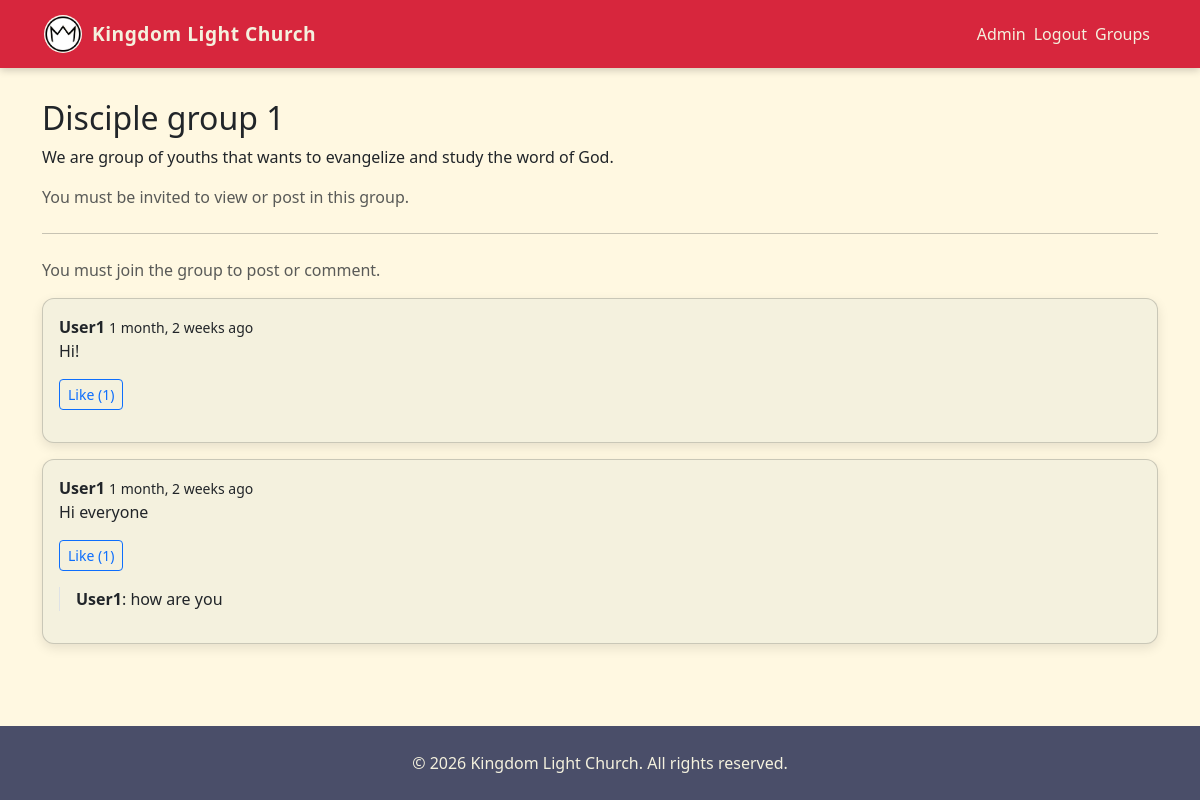
The app's page /groups/1/ (signed in) with its own data.
### engagement/models.py (models this page shows, shortened)
class Group(models.Model):
    GROUP_TYPES = [
        ("small", "Small Group"),           # leader invites
        ("ministrial", "Ministrial Group"), # admin appoints
    ]
    name = models.CharField(max_length=200)
    description = models.TextField(blank=True)
    leader = models.ForeignKey(
        User, on_delete=models.SET_NULL, null=True, related_name="led_groups"
    )
    group_type = models.CharField(
        max_length=20, choices=GROUP_TYPES, default="small"
    )
    created_at = models.DateTimeField(auto_now_add=True)
    is_active = models.BooleanField(default=True)
    image = models.ImageField(upload_to="groups/", blank=True, null=True)
    def next_meeting(self):
        return self.meetings.filter(
            start_time__gte=timezone.now()
        ).order_by('start_time').first()
    class Meta:
        verbose_name = "Church Group"
        verbose_name_plural = "Church Groups"

class GroupPost(models.Model):
    group = models.ForeignKey('Group', on_delete=models.CASCADE, related_name='posts')
    author = models.ForeignKey(User, on_delete=models.CASCADE, related_name='group_posts')
    content = models.TextField()
    created_at = models.DateTimeField(auto_now_add=True)
    class Meta:
        ordering = ['-created_at']  # newest first

class PostReply(models.Model):
    post = models.ForeignKey(GroupPost, on_delete=models.CASCADE, related_name='replies')
    author = models.ForeignKey(User, on_delete=models.CASCADE)
    content = models.TextField()
    created_at = models.DateTimeField(auto_now_add=True)

### accounts/models.py (models this page shows, shortened)
class User(AbstractUser):
    phone = models.CharField(max_length=20, blank=True)
    ROLE_CHOICES = (
        ("member", "Member"),
        ("leader", "Leader"),
        ("pastor", "Pastor"),
        ("admin", "Admin"),
    )
    role = models.CharField(max_length=10, choices=ROLE_CHOICES, default="member")

### engagement/views.py (the view, shortened to what this page needs)
# urls.py: path("<int:group_id>/", views.group_detail, name="group_detail"),
@login_required
def group_detail(request, group_id):
    group = get_object_or_404(Group, id=group_id)
    is_member = GroupMember.objects.filter(user=request.user, group=group).exists()
    posts = GroupPost.objects.filter(group=group).prefetch_related('replies', 'likes', 'author')
    context = {
        'group': group,
        'is_member': is_member,
        'posts': posts,
    }
    return render(request, 'engagement/group_detail.html', context)

### content/context_processors.py (called while the page is built)
def global_updates(request):
    updates = Update.objects.filter(is_published=True).order_by("-created_at")
    return {"global_updates": updates}

### engagement/context_processors.py (called while the page is built)
def next_meeting(request):
    if not request.user.is_authenticated:
        return {}
    meeting = Meeting.objects.filter(
        group__members__user=request.user,
        group__members__is_active=True,
        start_time__gte=timezone.now()
    ).order_by("start_time").first()
    return {
        "next_group_meeting": meeting
    }

def user_groups(request):
    if request.user.is_authenticated:
        groups = GroupMember.objects.filter(
            user=request.user,
            is_active=True
        ).select_related("group")
        return {"user_groups": [gm.group for gm in groups]}
    return {}

def pending_invitations(request):
    if request.user.is_authenticated:
        invites = GroupInvitation.objects.filter(
            invited_user=request.user,
            accepted=False
        ).select_related("group")
        return {
            "pending_invites": invites,
            "pending_invites_count": invites.count()
        }
    return {}

### engagement/templates/engagement/group_detail.html (shortened to what this page needs)
{% extends "base.html" %}
{% load static humanize %}
{% block content %}
<h2>{{ group.name }}</h2>
<p>{{ group.description }}</p>
{% if is_member %}
{% else %}
    <p class="text-muted">You must be invited to view or post in this group.</p>
{% endif %}
<hr class="my-4">
{% if is_member %}
<h3>Group Feed</h3>
<form method="post" class="mb-4">
    {% csrf_token %}
    <textarea name="post_content" class="form-control mb-2" placeholder="Write something..." rows="2"></textarea>
    <button type="submit" class="btn btn-primary">Post</button>
</form>
{% else %}
<p class="text-muted">You must join the group to post or comment.</p>
{% endif %}
{% for post in posts %}
<div class="card mb-3">
    <div class="card-body">
        <strong>{{ post.author.username }}</strong>
        <small>{{ post.created_at|naturaltime }}</small>
        <p>{{ post.content }}</p>
        <form method="post" action="{% url 'engagement:toggle_like' post.id %}" class="d-inline">
            <button type="submit" class="btn btn-sm btn-outline-primary">
                Like ({{ post.likes.count }})
            </button>
        </form>
        <div class="mt-3 ps-3 border-start">
            {% for reply in post.replies.all %}
                <p>
                    <strong>{{ reply.author.username }}</strong>: {{ reply.content }}
                </p>
            {% endfor %}
        </div>
    </div>
</div>
{% empty %}
<p>No posts yet.</p>
{% endfor %}
{% endblock %}

### templates/base.html (style rules this page uses)
html, body { height: 100%; }
body { padding-top: 75px; background-color: #FFF8E1; font-family: 'Segoe UI', sans-serif; display: flex; flex-direction: column; min-height: 100vh; }
.card { background-color: #F4F1DE; border-radius: 12px; box-shadow: 0 4px 12px rgba(0,0,0,0.1); transition: transform 0.2s ease, box-shadow 0.2s ease; }

### records on screen
Group: name "Disciple group 1", description "We are group of youths that wants to evangelize and study the word of God."
GroupPost: author.username "User1", created_at "1 month, 2 weeks ago", content "Hi!", likes.count "1"
GroupPost: author.username "User1", created_at "1 month, 2 weeks ago", content "Hi everyone", likes.count "1"
PostReply: author.username "User1", content "how are you"
